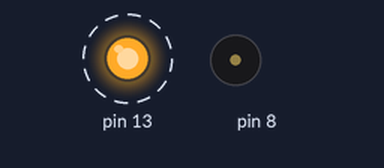
The sketch below on a simulated Arduino Uno, built with avr-gcc and run on an emulated ATmega328P. Parts: output pins drawn as LEDs (lit = HIGH), buzzer (waves = sounding). Dashed ring = blinking. Random numbers use the default seed unless the sketch sets one.

Above: at 0.5 s.
Timing chart, 0 to 4.6 s (numbered marks = the images above):
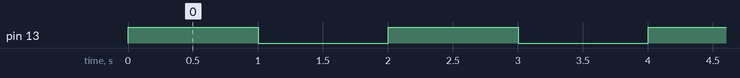

Measured:
- by itself, pin 13: alternates HIGH for 1.0 s and LOW for 1.0 s, 10 changes in all, then stays LOW

The sketch:

BasicBatSim.ino
```cpp
/*
Bat Simulator for checking ultrasonic microphones
Connect +ve terminal of transducer to Arduino Pin 8, and -ve to GND
*/

int times = 0;
boolean flag = false;

void setup() {
// initialize digital pin 13 as an output.
pinMode(13, OUTPUT);
}

void loop()
{
if (flag == false)
{
for (times=0; times < 5; times++)
{
digitalWrite(13, HIGH); // set the LED on
delay(1000); // wait for a second
digitalWrite(13, LOW); // set the LED off
delay(1000); // wait for a second
}
delay(1000);
flag = true;
}
tone(8, 60000, 1);
delay(random(10,200));
}
```
